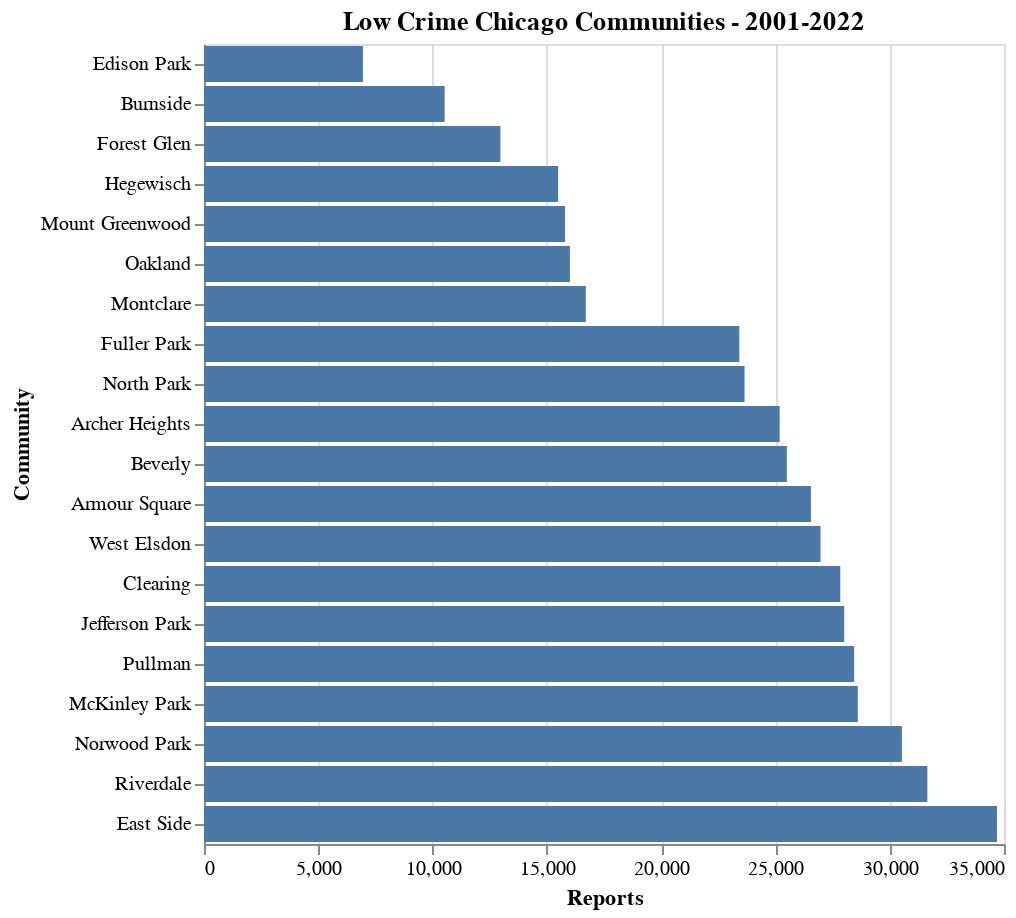

Notebook source saved alongside this figure:
### Code cell
# plot 20 low crime communities
alt.Chart(community_crime.tail(20)).mark_bar().encode(
  x={'field': 'Reports', 'type': 'quantitative'},
  y={'field': 'CommunityName', 'type': 'nominal', 'title': 'Community', 'sort': 'x'},
  tooltip=['CommunityName', 'Reports']
).properties(title='Low Crime Chicago Communities - 2001-2022')

### Figure 1 — Vega-Lite specification as saved in the notebook (floating-point values rounded to 4 significant figures)
{"config": {"view": {"continuousWidth": 400, "continuousHeight": 300}}, "data": {"name": "data-6bd0c1860ec075ae506fb5d407b86f98"}, "mark": "bar", "encoding": {"tooltip": [{"type": "nominal", "field": "CommunityName"}, {"type": "quantitative", "field": "Reports"}], "x": {"type": "quantitative", "field": "Reports"}, "y": {"type": "nominal", "field": "CommunityName", "sort": "x", "title": "Community"}}, "title": "Low Crime Chicago Communities - 2001-2022", "$schema": "https://vega.github.io/schema/vega-lite/v4.8.1.json", "datasets": {"data-6bd0c1860ec075ae506fb5d407b86f98": [{"CommunityName": "East Side", "Reports": 34692}, {"CommunityName": "Riverdale", "Reports": 31648}, {"CommunityName": "Norwood Park", "Reports": 30533}, {"CommunityName": "McKinley Park", "Reports": 28604}, {"CommunityName": "Pullman", "Reports": 28445}, {"CommunityName": "Jefferson Park", "Reports": 28008}, {"CommunityName": "Clearing", "Reports": 27837}, {"CommunityName": "West Elsdon", "Reports": 26973}, {"CommunityName": "Armour Square", "Reports": 26553}, {"CommunityName": "Beverly", "Reports": 25499}, {"CommunityName": "Archer Heights", "Reports": 25186}, {"CommunityName": "North Park", "Reports": 23649}, {"CommunityName": "Fuller Park", "Reports": 23419}, {"CommunityName": "Montclare", "Reports": 16703}, {"CommunityName": "Oakland", "Reports": 16008}, {"CommunityName": "Mount Greenwood", "Reports": 15794}, {"CommunityName": "Hegewisch", "Reports": 15493}, {"CommunityName": "Forest Glen", "Reports": 12966}, {"CommunityName": "Burnside", "Reports": 10529}, {"CommunityName": "Edison Park", "Reports": 6952}]}}
